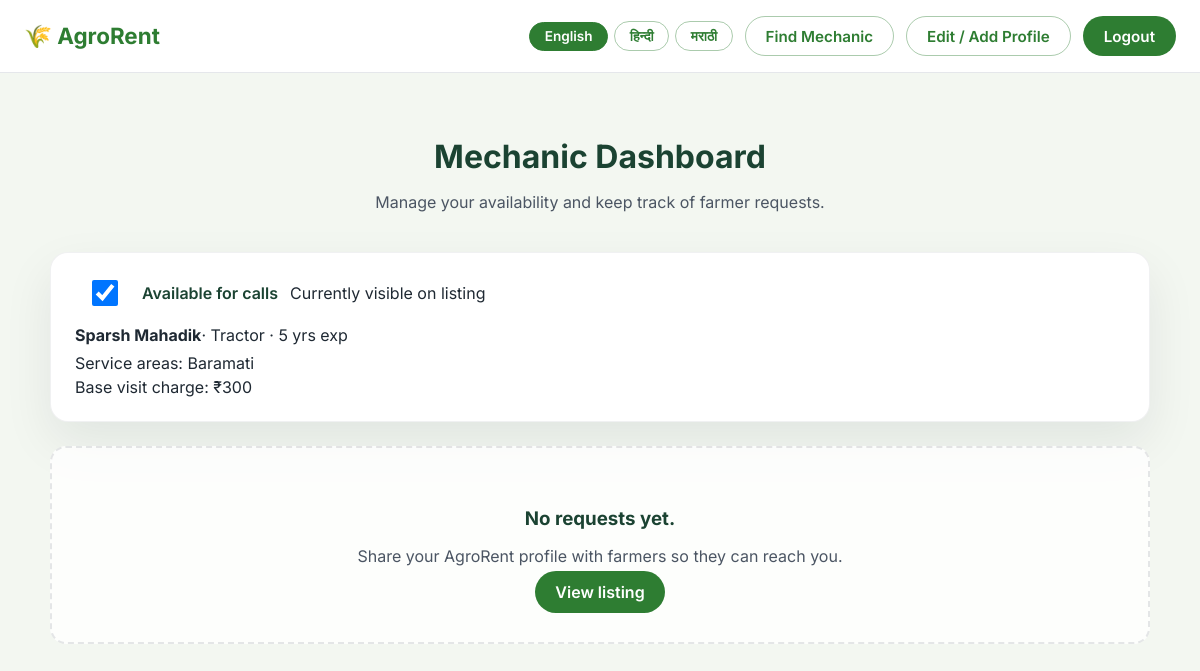
The app's page /mechanic/dashboard (signed in) with its own data.
### tables this page shows
CREATE TABLE mechanics (
            id INTEGER PRIMARY KEY AUTOINCREMENT,
            user_id INTEGER,
            full_name TEXT NOT NULL,
            phone TEXT NOT NULL,
            email TEXT,
            experience_years INTEGER,
            specialization TEXT NOT NULL,
            service_locations TEXT NOT NULL,
            base_charge REAL NOT NULL,
            description TEXT,
            is_available INTEGER DEFAULT 1,
            created_at TIMESTAMP DEFAULT CURRENT_TIMESTAMP,
            updated_at TIMESTAMP DEFAULT CURRENT_TIMESTAMP,
            FOREIGN KEY (user_id) REFERENCES users(id)
        );

### app.py (the view)
@app.route('/mechanic/dashboard')
@login_required
def mechanic_dashboard():
    user_id = session['user_id']
    conn = get_db()
    mechanic = conn.execute(
        'SELECT * FROM mechanics WHERE user_id = ? ORDER BY created_at DESC LIMIT 1',
        (user_id,)
    ).fetchone()
    requests_data = []
    if mechanic:
        requests_data = conn.execute('''
            SELECT * FROM mechanic_requests
            WHERE mechanic_id = ?
            ORDER BY created_at DESC
        ''', (mechanic['id'],)).fetchall()
    conn.close()
    return render_template(
        'mechanic_dashboard.html',
        mechanic=mechanic,
        service_requests=requests_data,
        request_statuses=MECHANIC_REQUEST_STATUSES
    )

### app.py (called while the page is built)
def get_translations():
    if app.debug:
        return load_translations()
    return TRANSLATIONS

def _get_translation_value(lang, key_parts):
    translations = get_translations()
    data = translations.get(lang, {})
    for part in key_parts:
        if isinstance(data, dict):
            data = data.get(part)
        else:
            data = None
        if data is None:
            break
    if data is None and lang != DEFAULT_LOCALE:
        return _get_translation_value(DEFAULT_LOCALE, key_parts)
    return data

def translate_text(key, locale=None, default=None, **kwargs):
    if not key:
        return ''
    lang = locale or getattr(g, 'current_locale', None) or session.get('lang') or DEFAULT_LOCALE
    parts = key.split('.')
    value = _get_translation_value(lang, parts)
    if value is None:
        value = default if default is not None else _get_translation_value(DEFAULT_LOCALE, parts)
    if value is None:
        value = default if default is not None else key
    if isinstance(value, str) and kwargs:
        try:
            value = value.format(**kwargs)
        except KeyError:
            pass
    return value

@app.context_processor
def inject_translation_helpers():
    return {
        't': translate_text,
        'current_locale': getattr(g, 'current_locale', DEFAULT_LOCALE),
        'supported_languages': SUPPORTED_LANGUAGES,
        'language_names': LANGUAGE_NAMES
    }

def get_db():
    conn = sqlite3.connect(DATABASE)
    conn.row_factory = sqlite3.Row
    return conn

def login_required(f):
    @wraps(f)
    def decorated_function(*args, **kwargs):
        if 'user_id' not in session:
            flash(translate_text('alerts.login_required'), 'warning')
            return redirect(url_for('signin'))
        return f(*args, **kwargs)
    return decorated_function

### templates/mechanic_dashboard.html (shortened to what this page needs)
<!DOCTYPE html>
<html lang="{{ current_locale }}">
<head>
    <link rel="stylesheet" href="{{ url_for('static', filename='css/mechanics.css') }}">
</head>
<body>
    <div class="page-wrapper">
        <nav class="simple-nav">
            <div class="nav-container">
                <div class="nav-left">
                    <a href="{{ url_for('index') }}">🌾 {{ t('nav.brand') }}</a>
                </div>
                <div class="nav-actions">
                    <div class="language-switcher" aria-label="{{ t('language.change') }}">
                        {% for code in supported_languages %}
                        <a href="{{ url_for('set_language', lang_code=code) }}"
                           class="language-pill {% if current_locale == code %}active{% endif %}">
                            {{ language_names[code] }}
                        </a>
                        {% endfor %}
                    </div>
                    <a class="nav-link-btn secondary" href="{{ url_for('mechanics_list') }}">{{ t('nav.find_mechanic') }}</a>
                    <a class="nav-link-btn secondary" href="{{ url_for('mechanic_register') }}">{{ t('nav.edit_profile') }}</a>
                    <a class="nav-link-btn primary" href="{{ url_for('signout') }}">{{ t('nav.logout') }}</a>
                </div>
            </div>
        </nav>
        <section class="content-section">
            <div class="page-header">
                <h1>{{ t('mechanic.dashboard.title') }}</h1>
                <p>{{ t('mechanic.dashboard.subtitle') }}</p>
            </div>
            {% if mechanic %}
            <div class="card">
                <div class="dash-toggle">
                    <label class="availability-toggle" style="margin-top: 0;">
                        <input type="checkbox" id="availabilityToggle" {% if mechanic['is_available'] %}checked{% endif %}>
                        {{ t('mechanic.dashboard.toggle_label') }}
                    </label>
                    <span id="availabilityStatus"
                          data-visible-label="{{ t('mechanic.dashboard.visible') }}"
                          data-hidden-label="{{ t('mechanic.dashboard.hidden') }}"
                          data-updating-label="{{ t('mechanic.dashboard.availability_updating') }}"
                          data-error-label="{{ t('mechanic.dashboard.availability_error') }}">
                        {% if mechanic['is_available'] %}{{ t('mechanic.dashboard.visible') }}{% else %}{{ t('mechanic.dashboard.hidden') }}{% endif %}
                    </span>
                </div>
                {% set experience_suffix = '' %}
                {% if mechanic['experience_years'] %}
                    {% set experience_suffix = t('mechanic.dashboard.experience_suffix', years=mechanic['experience_years']) %}
                {% endif %}
                {% set specialization_label = t('mechanic.specializations.' + mechanic['specialization']|lower, default=mechanic['specialization']) %}
                <div>
                    <strong>{{ mechanic['full_name'] }}</strong>{{ t('mechanic.dashboard.summary_suffix', specialization=specialization_label, experience=experience_suffix)|trim }}
                </div>
                <p style="margin: 0.5rem 0 0;">{{ t('mechanic.dashboard.service_area', areas=mechanic['service_locations']) }}</p>
                <p style="margin: 0.25rem 0 0;">{{ t('mechanic.dashboard.base_rate', charge='{:,.0f}'.format(mechanic['base_charge'])) }}</p>
            </div>
            <div class="requests-list"
                 data-accept-label="{{ t('mechanic.dashboard.request.accept') }}"
                 data-complete-label="{{ t('mechanic.dashboard.request.complete') }}"
                 data-retry-label="{{ t('mechanic.dashboard.request.retry', status='__STATUS__') }}">
                {% if service_requests %}
                    {% for req in service_requests %}
                    <div class="request-card" data-request-id="{{ req['id'] }}">
                        <div style="display:flex;justify-content:space-between;align-items:center;gap:1rem;">
                            <div>
                                <h4>{{ req['farmer_name'] }}</h4>
                                <div class="request-meta">{{ t('mechanic.dashboard.request.phone', phone=req['phone']) }}</div>
                                <div class="request-meta">{{ t('mechanic.dashboard.request.location', location=req['location']) }}</div>
                            </div>
                            <span class="status-pill {{ req['status'] }}">{{ t('mechanic.requests.status_labels.' + req['status']|lower, default=req['status']) }}</span>
                        </div>
                        <p style="margin-top:0.5rem;">{{ t('mechanic.dashboard.request.issue', issue=req['issue_description']) }}</p>
                        <div class="request-actions">
                            {% if req['status'] != 'Accepted' %}
                            <button class="ghost-btn request-status-btn" data-status="Accepted">{{ t('mechanic.dashboard.request.accept') }}</button>
                            {% endif %}
                            {% if req['status'] != 'Completed' %}
                            <button class="solid-btn request-status-btn" data-status="Completed">{{ t('mechanic.dashboard.request.complete') }}</button>
                            {% endif %}
                        </div>
                    </div>
                    {% endfor %}
                {% else %}
                    <div class="empty-state">
                        <h3>{{ t('mechanic.dashboard.no_requests_title') }}</h3>
                        <p>{{ t('mechanic.dashboard.no_requests_body') }}</p>
                        <a href="{{ url_for('mechanics_list') }}">{{ t('mechanic.dashboard.list_cta') }}</a>
                    </div>
                {% endif %}
            </div>
            {% else %}
            <div class="empty-state">
                <h3>{{ t('mechanic.dashboard.no_profile_title') }}</h3>
                <p>{{ t('mechanic.dashboard.no_profile_body') }}</p>
                <a href="{{ url_for('mechanic_register') }}">{{ t('mechanic.dashboard.no_profile_cta') }}</a>
            </div>
            {% endif %}
        </section>
    </div>
</body>
</html>

### static/css/mechanics.css (style rules this page uses)
:root { --agro-green: #2e7d32; --agro-green-light: #4caf50; --agro-cream: #f3f7f1; --agro-dark: #1b4332; }
body { font-family: 'Inter', 'Segoe UI', Tahoma, Geneva, Verdana, sans-serif; margin: 0; color: #1f2933; background: var(--agro-cream); }
.page-wrapper { min-height: 100vh; display: flex; flex-direction: column; }
nav.simple-nav { background: white; border-bottom: 1px solid #e5e7eb; position: sticky; top: 0; z-index: 10; }
.simple-nav .nav-container { max-width: 1200px; margin: 0 auto; padding: 1rem 1.5rem; display: flex; align-items: center; justify-content: space-between; }
.simple-nav .nav-left a { font-weight: 700; font-size: 1.4rem; color: var(--agro-green); text-decoration: none; }
.simple-nav .nav-actions { display: flex; align-items: center; gap: 0.75rem; }
.nav-link-btn { padding: 0.6rem 1.25rem; border-radius: 999px; text-decoration: none; font-weight: 600; font-size: 0.95rem; border: 1px solid transparent; transition: all 0.2s ease; }
.nav-link-btn.primary { background: var(--agro-green); color: #fff; }
.nav-link-btn.secondary { border-color: rgba(46, 125, 50, 0.4); color: var(--agro-green); background: transparent; }
.language-switcher { display: flex; align-items: center; gap: 0.4rem; flex-wrap: wrap; }
.language-pill { padding: 0.35rem 0.9rem; border-radius: 999px; border: 1px solid rgba(46, 125, 50, 0.4); color: var(--agro-green); text-decoration: none; font-weight: 600; font-size: 0.85rem; transition: all 0.2s ease; }
.language-pill.active, .language-pill:hover { background: var(--agro-green); color: #fff; border-color: var(--agro-green); }
.content-section { max-width: 1100px; margin: 2rem auto; padding: 0 1.5rem 3rem; width: 100%; }
.page-header { text-align: center; margin: 2rem 0 2.5rem; }
.page-header h1 { font-size: 2rem; color: var(--agro-dark); margin-bottom: 0.5rem; }
.page-header p { color: #4b5563; font-size: 1rem; }
.card { background: #fff; border-radius: 18px; padding: 1.5rem; box-shadow: 0 20px 50px rgba(15, 23, 42, 0.08); border: 1px solid rgba(15, 23, 42, 0.06); }
.availability-toggle { display: flex; align-items: center; gap: 0.5rem; margin-top: 0.5rem; font-weight: 600; color: var(--agro-dark); }
.requests-list { display: flex; flex-direction: column; gap: 1rem; margin-top: 1.5rem; }
.dash-toggle { display: flex; align-items: center; gap: 0.75rem; margin-bottom: 1rem; }
.dash-toggle input { width: 52px; height: 26px; }
.empty-state { text-align: center; padding: 2.5rem 1rem; border: 2px dashed rgba(15, 23, 42, 0.1); border-radius: 16px; background: rgba(255, 255, 255, 0.8); }
.empty-state h3 { color: var(--agro-dark); margin-bottom: 0.5rem; }
.empty-state p { color: #4b5563; margin-bottom: 1rem; }
.empty-state a { text-decoration: none; color: #fff; background: var(--agro-green); padding: 0.7rem 1.3rem; border-radius: 999px; font-weight: 600; }

### records on screen
mechanics: is_available "☑", full_name "Sparsh Mahadik", service_locations "Service areas: Baramati", base_charge "Base visit charge: ₹300"

### other values on screen
{{ t('nav.brand') }} "AgroRent"
{{ language_names[code] }} "English" "हिन्दी" "मराठी"
{{ t('nav.find_mechanic') }} "Find Mechanic"
{{ t('nav.edit_profile') }} "Edit / Add Profile"
{{ t('nav.logout') }} "Logout"
{{ t('mechanic.dashboard.title') }} "Mechanic Dashboard"
{{ t('mechanic.dashboard.subtitle') }} "Manage your availability and keep track of farmer requests."
{{ t('mechanic.dashboard.toggle_label') }} "Available for calls"
{{ t('mechanic.dashboard.visible') }} "Currently visible on listing"
{{ t('mechanic.dashboard.no_requests_title') }} "No requests yet."
{{ t('mechanic.dashboard.no_requests_body') }} "Share your AgroRent profile with farmers so they can reach you."
{{ t('mechanic.dashboard.list_cta') }} "View listing"
